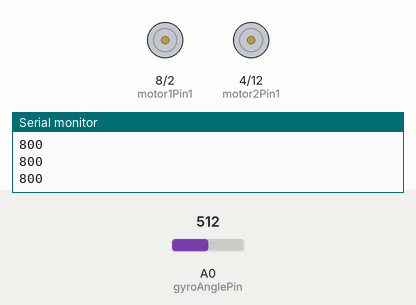
A sketch run on a simulated Arduino Uno, built with avr-gcc and run on an emulated ATmega328P. Parts: motor-driver pin pairs drawn as motors (green arrow = first pin HIGH = forward, orange = second pin HIGH = backward, longer = more drive, scaled by the enable pin), the last lines printed to the serial monitor. The inputs (shaded band) are chosen by the test bench; at power-on: A0 (gyroAnglePin) = 512.

Above: at 1.2 s.
1.3 s: A0 (gyroAnglePin) set to 716
At 2.5 s:
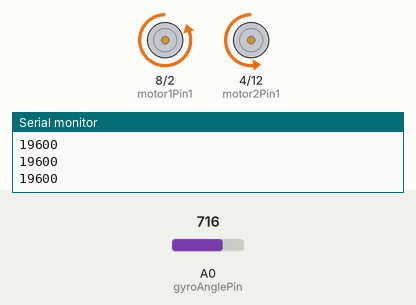
2.8 s: A0 (gyroAnglePin) set to 511
At 3.1 s:
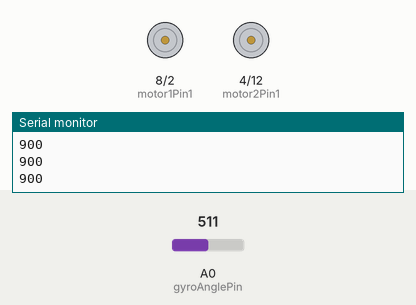
Timing chart, 0 to 5.8 s (numbered marks = the images above; inputs shaded):
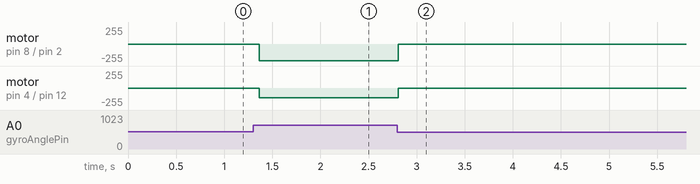

The sketch:

firstFull.ino
```cpp
// Motor Control Pins
int motor1Pin1 = 8;  // Output 1 of L293D, controls direction of Motor 1
int motor1Pin2 = 2;  // Output 2 of L293D, controls direction of Motor 1
int enable1Pin = 10;  // Enable pin for Motor 1

int motor2Pin1 = 4;  // Output 3 of L293D, controls direction of Motor 2
int motor2Pin2 = 12;  // Output 4 of L293D, controls direction of Motor 2
int enable2Pin = 6; // Enable pin for Motor 2
int gyroAnglePin = A0;

int setPoint = 520;

int lastError = 0;

int interval = 1;

float Kp = 100.0;
float Kd = 0.0;
float Ki = 0.0;

void setup() {
  // Define motor control pins as OUTPUT
  pinMode(motor1Pin1, OUTPUT);
  pinMode(motor1Pin2, OUTPUT);
  pinMode(enable1Pin, OUTPUT);
  pinMode(motor2Pin1, OUTPUT);
  pinMode(motor2Pin2, OUTPUT);
  pinMode(enable2Pin, OUTPUT);

  // Initialize serial communication
  Serial.begin(9600); //Serial is an object that represents the serial communication interface in Arduino
  Serial.println("Motor Test");
}

void loop() {

  int angle = analogRead(gyroAnglePin);

  int error = setPoint - angle;

  int correction = Kp * error + Ki * (error + lastError) * interval - Kd * (error - lastError) / interval;

  lastError = error;

  int wheelSpeed = abs(correction);// / (512 * Kp) * 255;

  int upperDeadZone = 40;
  int lowerDeadZone = -40;

  //Serial.println(error);
  //Serial.println(wheelSpeed);
  //Serial.println(angle);
  Serial.println(wheelSpeed);

  // Test Motor 1 (Forward, Stop, Reverse)
  if (error < lowerDeadZone){
    digitalWrite(motor1Pin1, HIGH);
    digitalWrite(motor1Pin2, LOW);
    digitalWrite(motor2Pin1, HIGH);
    digitalWrite(motor2Pin2, LOW);

    analogWrite(enable1Pin, wheelSpeed); // speed
    analogWrite(enable2Pin, wheelSpeed); // speed

  }

  if (error < lowerDeadZone){
    digitalWrite(motor1Pin1, LOW);
    digitalWrite(motor1Pin2, HIGH);
    digitalWrite(motor2Pin1, LOW);
    digitalWrite(motor2Pin2, HIGH);

    analogWrite(enable1Pin, wheelSpeed); // speed
    analogWrite(enable2Pin, wheelSpeed); // speed

  }

  if (error >= lowerDeadZone && error <= upperDeadZone){
    //Serial.println(angle);
    analogWrite(enable1Pin, 0); // speed
    analogWrite(enable2Pin, 0);
  }

  delay(interval);
}
```

Measured:
- after the input at 1.3 s, motor on pin 8 (motor1Pin1) / pin 2 (motor1Pin2): stopped → backward 254/255 after 0.06 s; motor on pin 4 (motor2Pin1) / pin 12 (motor2Pin2): stopped → backward 144/255 after 0.06 s
- after the input at 2.8 s, motor on pin 8 (motor1Pin1) / pin 2 (motor1Pin2): backward 254/255 → stopped at once; motor on pin 4 (motor2Pin1) / pin 12 (motor2Pin2): backward 144/255 → stopped at once
